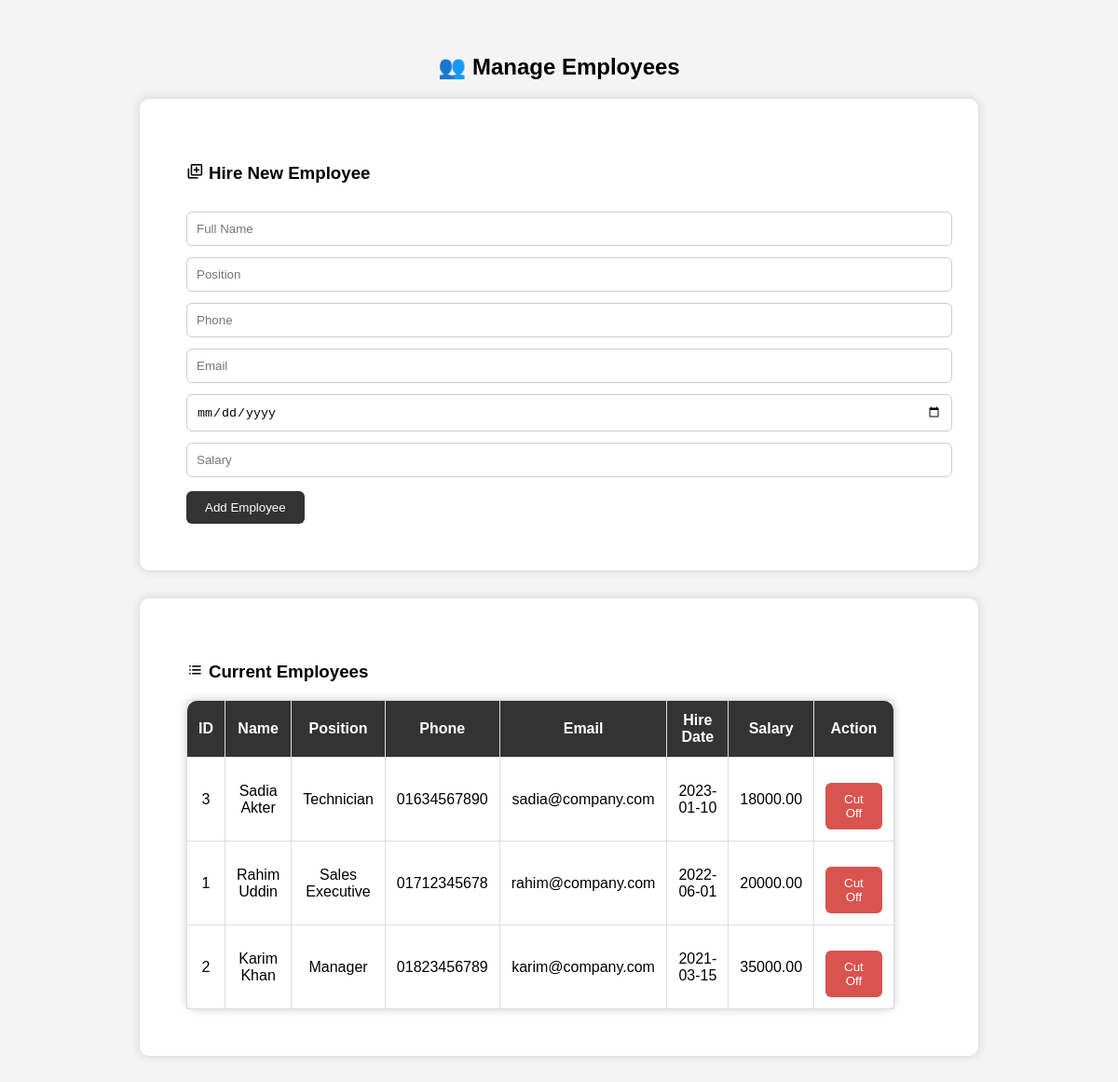
Screenshot of /myweb/manage_employees.php with the database file from the repository.
### tables this page shows
CREATE TABLE `employees` (
  `employee_id` int(11) NOT NULL,
  `name` varchar(100) DEFAULT NULL,
  `position` varchar(50) DEFAULT NULL,
  `phone` varchar(20) DEFAULT NULL,
  `email` varchar(100) DEFAULT NULL,
  `hire_date` date DEFAULT NULL,
  `salary` decimal(10,2) DEFAULT NULL
);

### myweb/manage_employees.php (the view, shortened to what this page needs)
<?php
$host = "localhost";
$username = "root";
$password = "";
$db = "carseller";
$conn = new mysqli($host, $username, $password, $db);
$employees = $conn->query("SELECT * FROM Employees ORDER BY hire_date DESC");
?>
<!DOCTYPE html>
<html>
<head>
    <link rel="stylesheet" href="https://cdn.jsdelivr.net/npm/boxicons@latest/css/boxicons.min.css">
</head>
<body>
<h2>👥 Manage Employees</h2>
<div class="form-container">
    <h3><i class='bx bx-add-to-queue' ></i> Hire New Employee</h3>
    <form method="POST">
        <input type="text" name="name" placeholder="Full Name" required>
        <input type="text" name="position" placeholder="Position" required>
        <input type="text" name="phone" placeholder="Phone" required>
        <input type="email" name="email" placeholder="Email" required>
        <input type="date" name="hire_date" required>
        <input type="number" name="salary" placeholder="Salary" required>
        <button type="submit" name="add_employee">Add Employee</button>
    </form>
</div>
<div class="table-container">
    <h3><i class='bx bx-list-ul' ></i> Current Employees</h3>
    <table>
        <tr>
            <th class="left">ID</th>
            <th>Name</th>
            <th>Position</th>
            <th>Phone</th>
            <th>Email</th>
            <th>Hire Date</th>
            <th>Salary</th>
            <th class="right">Action</th>
        </tr>
        <?php if ($employees && $employees->num_rows > 0): ?>
            <?php while ($emp = $employees->fetch_assoc()): ?>
                <tr>
                    <td><?= $emp['employee_id'] ?></td>
                    <td><?= $emp['name'] ?></td>
                    <td><?= $emp['position'] ?></td>
                    <td><?= $emp['phone'] ?></td>
                    <td><?= $emp['email'] ?></td>
                    <td><?= $emp['hire_date'] ?></td>
                    <td><?= $emp['salary'] ?></td>
                    <td>
                        <form method="POST" onsubmit="return confirm('Are you sure you want to remove this employee?');">
                            <button type="submit" name="delete_employee" class="delete-btn">Cut Off</button>
                        </form>
                    </td>
                </tr>
            <?php endwhile; ?>
        <?php else: ?>
            <tr><td colspan="8">No employees found.</td></tr>
        <?php endif; ?>
    </table>
</div>
</body>
</html>

### myweb/manage_employees.php (style rules this page uses)
body { font-family: Arial; background: #f4f4f4; padding: 30px; }
h2 { text-align: center; margin-bottom: 20px; }
.form-container, .table-container { width:80%; background: white; padding: 50px; margin: auto; border-radius: 10px; box-shadow: 0 0 10px #ccc; max-width: 800px; margin-bottom: 30px; }
input, select { width: 100%; padding: 10px; margin-top: 12px; border: 1px solid #ccc; border-radius: 6px; }
button { margin-top: 15px; padding: 10px 20px; background: #333; color: white; border: none; border-radius: 6px; cursor: pointer; }
table { width: 50%; border-collapse: collapse; background: #fff; box-shadow: 0 0 10px #ccc; border-radius: 10px; padding: 10; }
th, td { padding: 12px; border: 1px solid #ddd; text-align: center; }
th { background-color: #333; color: white; }
.left { background: #333; color: white; border-radius:10px 0px 0px; }
.right { background: #333; color: white; border-radius:0 10px 0px 0px; }
.delete-btn { background-color: #d9534f; }

### rows the page displays
employees: employee_id "3", name "Sadia Akter", position "Technician", phone "01634567890", email "sadia@company.com", hire_date "2023-01-10", salary "18000.00"
employees: employee_id "1", name "Rahim Uddin", position "Sales Executive", phone "01712345678", email "rahim@company.com", hire_date "2022-06-01", salary "20000.00"
employees: employee_id "2", name "Karim Khan", position "Manager", phone "01823456789", email "karim@company.com", hire_date "2021-03-15", salary "35000.00"
